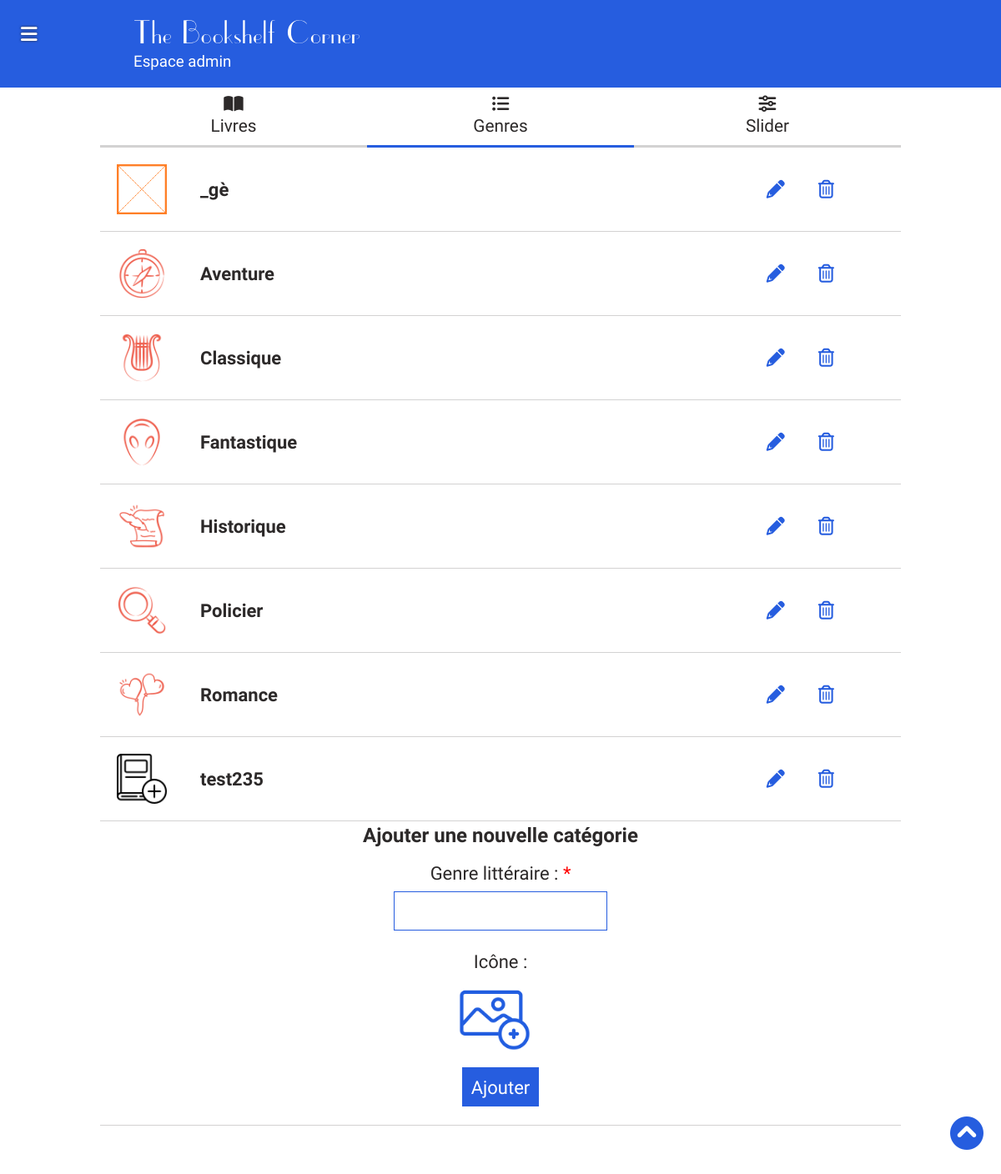
/indexAdmin.php?action=livres-genres (signed in), run on the app's committed database.
### tables this page shows
CREATE TABLE IF NOT EXISTS `website` (
  `id` int(11) NOT NULL AUTO_INCREMENT,
  `logo` varchar(255) NOT NULL,
  `name` varchar(255) NOT NULL,
  PRIMARY KEY (`id`)
);

CREATE TABLE IF NOT EXISTS `genres` (
  `id` int(255) NOT NULL AUTO_INCREMENT,
  `category` varchar(255) NOT NULL,
  `picture` varchar(255) NOT NULL DEFAULT 'undefined',
  PRIMARY KEY (`id`)
);

### App/Controllers/GenreController.php (called while the page is built, shortened)
<?php
class GenreController extends Controller{
    function livresGenres(){
        $new = new \Projet\Models\GenreModel();
        $data = $new->allGenres();
        $datas = $data->fetchAll();
        return $this->validAccess("books-genres", $datas);
    }
}

### App/Models/BlogModel.php (called while the page is built, shortened)
<?php
class BlogModel extends Manager{
    public function blogInfo($id){
        $bdd = $this->dbConnect();
        $req = $bdd->prepare('SELECT logo, name FROM website WHERE id = ?');
        $req->execute(array($id));
        return $req;
    }
}

### App/Models/GenreModel.php (called while the page is built, shortened)
<?php
class GenreModel extends Manager{
    public function allGenres(){
        $bdd = $this->dbConnect();
        $req = $bdd->prepare('SELECT id, category, picture FROM genres ORDER BY category ASC');
        $req->execute();
        return $req;
    }
}

### App/Views/admin/books-genres.php (the view, shortened to what this page needs)
<?php $currentPageTitle = "Toutes les catégories";
    include_once('./App/Views/admin/layouts/header.php');
    include_once('./App/Views/admin/layouts/header-books.php');
?>
<section id="book-cat">
    <?php foreach($datas as $data){
        if(isset($data['id'])){
        ?>
        <article class="one-cat">
            <div class="flex">
                <div class="flex">
                    <div class="cat-img text-center">
                        <img src="./App/Public/Books/images/<?= $data['picture']; ?>" alt="Genre : <?= $data['category']; ?>">
                    </div>
                    <p class="list-title"><?= $data['category']; ?></p>
                </div>
                <div class="flex cat-link">
                    <a id="modify-<?= $data['id']; ?>" title="Modifier la catégorie" class="modify-this"><i class="fa-solid fa-pencil"></i></a>
                    <a href="indexAdmin.php?action=genreDelete&id=<?= $data['id'];?>" title="Supprimer la catégorie" id="btn-delete-<?= $data['id']; ?>" class="btn-delete-this"><i class="fa-regular fa-trash-can"></i></a>
                </div>
            </div>
        </article>
    <?php }} ?>
    <article id="book-form" class="text-center">
        <h2>Ajouter une nouvelle catégorie</h2>
        <form action="indexAdmin.php?action=genreAddPost" method="post" enctype="multipart/form-data">
            <div>
                <p><label for="newType">Genre littéraire : <span class="required">*</span></label></p>
                <p><input type="text" name="newType" id="newType" required></p>
            </div>
            <div>
                <p id="displayImg">Icône :</p>
                <label for="picture" class="custom-file-upload-cat ajout center">
                    <img src="./App/Public/Admin/images/picture.png" alt="Ajouter une icône" title="Ajouter une icône">
                </label>
            </div>
            <p><input type="submit" value="Ajouter"></p>
        </form>
    </article>
</section>
<?php include_once('./App/Views/admin/layouts/footer.php');?>

### App/Views/admin/layouts/header.php (shortened to what this page needs)
<?php include_once('./App/Views/admin/layouts/head.php');
 ?>
<header>
    <div id="bandeau-admin">
        <div class="container">
            <h2><?= $blog['name']; ?></h2>
            <h3>Espace admin</h3>
        </div>
        <div id="open-menu" class="menu-toggle mobile"><i class="fas fa-bars"></i></div>
    </div>
</header>
<div class="container flex justify-between">
    <main >
    <?php if($_GET['action'] !== "livres" && $_GET['action'] !== "livresview"){;?>
        <div id="back-to-top">
            <a href="#bandeau-admin" title="Retour en haut de la page"><i class="fa-solid fa-circle-chevron-up"></i></a>
        </div>
    <?php } ;?>

### App/Public/Admin/css/style.css (style rules this page uses)
:root { --rouge: #ee5f4f; --dashboard: #265ddf ; --anthracite: rgb(44, 41, 41); }
main { width: 100%; }
p, a, textarea { font-size: 22px; }
* { padding:0; margin:0; color:var(--anthracite); font-family: 'roboto', 'Times New Roman', Times, serif; }
a { text-decoration: none; }
.center { margin: 0 auto; }
.text-center { text-align: center; }
.flex { display: flex; flex-wrap: wrap; }
.justify-between { justify-content: space-between; }
.container { width: 90%; margin: 0 auto; }
.required { color: red; }
#bandeau-admin { background-color: var(--dashboard); padding: 20px 0; }
#bandeau-admin h2, #bandeau-admin h3 { color: white; font-weight: normal; margin-left: 40px; }
#bandeau-admin h2 { font-size: 2.5rem; letter-spacing: .1rem; font-family:'uppereastsideregular', 'Times New Roman', Times, serif; }
#back-to-top { position: fixed; right: 20px; bottom: 50px; z-index: 999999999; }
#back-to-top i { border: 1px solid white; border-radius: 50px; color: var(--dashboard); background-color: white; font-size: 2.5rem; }
#open-menu { position: absolute; top: 25px; left: 25px; font-size: 1.4rem; z-index: 9999999; }
#open-menu i { color: white; text-shadow: 0px 0px 3px var(--anthracite); }
#comment-modify input, #comment-modify textarea, .one-cat input, #parameters input, #account input, #book-form input, #book-form option, #book-form select { padding: 8px 10px; font-size: 22px; }
#comment-modify input, #comment-modify textarea, .one-cat input, #parameters input, #account input, #book-form input, #book-form select, #book-form textarea { margin-top: 8px; margin-bottom: 22px; border: 1px solid var(--dashboard); }
input[type='submit'], a.btn, button.btn { margin-top: 20px; color: white; font-size: 1.3rem; background-color: var(--dashboard); padding: 10px 20px; cursor: pointer; border: none; }
.custom-file-upload-cat, .custom-file-upload { position: relative; height: 100px; width: 100px; }
.custom-file-upload-cat { width: 220px; }
.custom-file-upload-cat img:first-of-type { margin-right: 15px; }
.custom-file-upload-cat img, .custom-file-upload img { height: 100px; width: 100px; }
#book-cat article, #book-slider article, #all-comments article, #all-messages article, #all-books article { border-bottom: 1px solid rgba(204, 203, 203, 0.856); position: relative; }
#book-cat .cat-img { width: 100px; height: 100px; margin-right: 20px; position: relative; }
#book-cat .cat-img img { width: 60px; height: 60px; object-fit: cover; position: absolute; left: 0; top: 0; bottom: 0; right: 0; margin: auto; }
#book-cat .list-title, #book-slider .list-title, #all-books .list-title { font-weight: bold; }
#book-cat .list-title, #book-slider .list-title { line-height: 100px; }
#book-cat i { color: var(--dashboard); padding: 10px; margin-left: 10px; margin-right: 10px; }
#book-cat h2 { margin-bottom: 15px; }
#book-cat .cat-link { align-self: center; margin-left: auto; margin-right: 60px; }
#book-cat .one-cat p { margin-top: auto; margin-bottom: auto; }
@media screen and (min-width:993px) { .container { max-width: 80%; margin: 0 auto; } }

### data on the page
website: name "The Bookshelf Corner"
genres: picture (picture), category "_gè"
genres: picture (picture), category "Aventure"
genres: picture (picture), category "Classique"
genres: picture (picture), category "Fantastique"
genres: picture (picture), category "Historique"
genres: picture (picture), category "Policier"
genres: picture (picture), category "Romance"
genres: picture (picture), category "test235"
